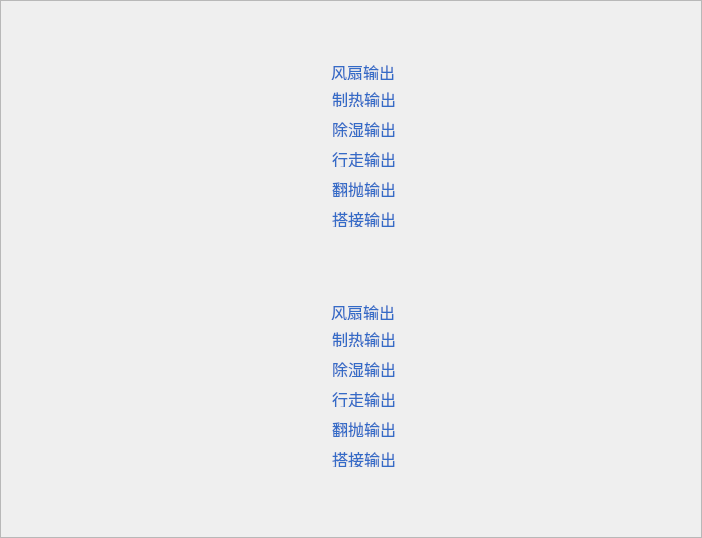
<?xml version="1.0" encoding="UTF-8"?>
<ui version="4.0">
 <class>yhcWatchs</class>
 <widget class="QWidget" name="yhcWatchs">
  <property name="geometry">
   <rect>
    <x>0</x>
    <y>0</y>
    <width>702</width>
    <height>538</height>
   </rect>
  </property>
  <property name="windowTitle">
   <string>Form</string>
  </property>
  <widget class="QFrame" name="frame">
   <property name="geometry">
    <rect>
     <x>0</x>
     <y>0</y>
     <width>702</width>
     <height>538</height>
    </rect>
   </property>
   <property name="styleSheet">
    <string notr="true">background-image: url(:/pic/组37.png);
background-position:center;
background-repeat:no-repeat;</string>
   </property>
   <property name="frameShape">
    <enum>QFrame::StyledPanel</enum>
   </property>
   <property name="frameShadow">
    <enum>QFrame::Raised</enum>
   </property>
   <widget class="YlzsPlate" name="ylzsplateWidget" native="true">
    <property name="geometry">
     <rect>
      <x>17</x>
      <y>3</y>
      <width>260</width>
      <height>260</height>
     </rect>
    </property>
    <property name="autoFillBackground">
     <bool>false</bool>
    </property>
    <property name="styleSheet">
     <string notr="true">background: transparent; </string>
    </property>
   </widget>
   <widget class="WdywPlate" name="wdywplateWidget" native="true">
    <property name="geometry">
     <rect>
      <x>429</x>
      <y>3</y>
      <width>260</width>
      <height>260</height>
     </rect>
    </property>
    <property name="autoFillBackground">
     <bool>false</bool>
    </property>
    <property name="styleSheet">
     <string notr="true">background: transparent; </string>
    </property>
   </widget>
   <widget class="DydlPlate" name="dydlplateWidget" native="true">
    <property name="geometry">
     <rect>
      <x>17</x>
      <y>277</y>
      <width>260</width>
      <height>260</height>
     </rect>
    </property>
    <property name="autoFillBackground">
     <bool>false</bool>
    </property>
    <property name="styleSheet">
     <string notr="true">background: transparent; </string>
    </property>
   </widget>
   <widget class="lrzsPlate" name="zsplateWidget" native="true">
    <property name="geometry">
     <rect>
      <x>429</x>
      <y>277</y>
      <width>260</width>
      <height>260</height>
     </rect>
    </property>
    <property name="autoFillBackground">
     <bool>false</bool>
    </property>
    <property name="styleSheet">
     <string notr="true">background: transparent; </string>
    </property>
   </widget>
   <widget class="QLabel" name="label_8">
    <property name="geometry">
     <rect>
      <x>332</x>
      <y>120</y>
      <width>67</width>
      <height>17</height>
     </rect>
    </property>
    <property name="font">
     <font>
      <pointsize>12</pointsize>
     </font>
    </property>
    <property name="styleSheet">
     <string notr="true">color: rgb(52, 107, 199);
background: transparent; </string>
    </property>
    <property name="text">
     <string>除湿输出</string>
    </property>
   </widget>
   <widget class="QLabel" name="label_9">
    <property name="geometry">
     <rect>
      <x>332</x>
      <y>150</y>
      <width>67</width>
      <height>17</height>
     </rect>
    </property>
    <property name="font">
     <font>
      <pointsize>12</pointsize>
     </font>
    </property>
    <property name="styleSheet">
     <string notr="true">color: rgb(52, 107, 199);
background: transparent; </string>
    </property>
    <property name="text">
     <string>行走输出</string>
    </property>
   </widget>
   <widget class="QLabel" name="label_10">
    <property name="geometry">
     <rect>
      <x>332</x>
      <y>180</y>
      <width>67</width>
      <height>17</height>
     </rect>
    </property>
    <property name="font">
     <font>
      <pointsize>12</pointsize>
     </font>
    </property>
    <property name="styleSheet">
     <string notr="true">color: rgb(52, 107, 199);
background: transparent; </string>
    </property>
    <property name="text">
     <string>翻抛输出</string>
    </property>
   </widget>
   <widget class="QLabel" name="label_5">
    <property name="geometry">
     <rect>
      <x>300</x>
      <y>180</y>
      <width>24</width>
      <height>24</height>
     </rect>
    </property>
    <property name="styleSheet">
     <string notr="true">background: transparent; 
border-image: url(:/pic/输出.png);</string>
    </property>
    <property name="text">
     <string/>
    </property>
   </widget>
   <widget class="QLabel" name="label_2">
    <property name="geometry">
     <rect>
      <x>300</x>
      <y>90</y>
      <width>24</width>
      <height>24</height>
     </rect>
    </property>
    <property name="styleSheet">
     <string notr="true">background: transparent; 
border-image: url(:/pic/制热输出.png);</string>
    </property>
    <property name="text">
     <string/>
    </property>
   </widget>
   <widget class="QLabel" name="label_3">
    <property name="geometry">
     <rect>
      <x>300</x>
      <y>120</y>
      <width>24</width>
      <height>24</height>
     </rect>
    </property>
    <property name="styleSheet">
     <string notr="true">background: transparent; 
border-image: url(:/pic/除湿输出.png);</string>
    </property>
    <property name="text">
     <string/>
    </property>
   </widget>
   <widget class="QLabel" name="label_7">
    <property name="geometry">
     <rect>
      <x>332</x>
      <y>90</y>
      <width>67</width>
      <height>17</height>
     </rect>
    </property>
    <property name="font">
     <font>
      <pointsize>12</pointsize>
     </font>
    </property>
    <property name="styleSheet">
     <string notr="true">color: rgb(52, 107, 199);
background: transparent; </string>
    </property>
    <property name="text">
     <string>制热输出</string>
    </property>
   </widget>
   <widget class="QLabel" name="label_4">
    <property name="geometry">
     <rect>
      <x>300</x>
      <y>150</y>
      <width>24</width>
      <height>24</height>
     </rect>
    </property>
    <property name="styleSheet">
     <string notr="true">background: transparent; 
border-image: url(:/pic/行走.png);</string>
    </property>
    <property name="text">
     <string/>
    </property>
   </widget>
   <widget class="QLabel" name="label_6">
    <property name="geometry">
     <rect>
      <x>331</x>
      <y>63</y>
      <width>67</width>
      <height>17</height>
     </rect>
    </property>
    <property name="font">
     <font>
      <pointsize>12</pointsize>
     </font>
    </property>
    <property name="styleSheet">
     <string notr="true">color: rgb(52, 107, 199);
background: transparent; </string>
    </property>
    <property name="text">
     <string>风扇输出</string>
    </property>
   </widget>
   <widget class="QLabel" name="label">
    <property name="geometry">
     <rect>
      <x>300</x>
      <y>60</y>
      <width>24</width>
      <height>24</height>
     </rect>
    </property>
    <property name="styleSheet">
     <string notr="true">background: transparent; 
border-image: url(:/pic/风扇-(1).png);</string>
    </property>
    <property name="text">
     <string/>
    </property>
   </widget>
   <widget class="QLabel" name="label_11">
    <property name="geometry">
     <rect>
      <x>332</x>
      <y>360</y>
      <width>67</width>
      <height>17</height>
     </rect>
    </property>
    <property name="font">
     <font>
      <pointsize>12</pointsize>
     </font>
    </property>
    <property name="styleSheet">
     <string notr="true">color: rgb(52, 107, 199);
background: transparent; </string>
    </property>
    <property name="text">
     <string>除湿输出</string>
    </property>
   </widget>
   <widget class="QLabel" name="label_12">
    <property name="geometry">
     <rect>
      <x>332</x>
      <y>390</y>
      <width>67</width>
      <height>17</height>
     </rect>
    </property>
    <property name="font">
     <font>
      <pointsize>12</pointsize>
     </font>
    </property>
    <property name="styleSheet">
     <string notr="true">color: rgb(52, 107, 199);
background: transparent; </string>
    </property>
    <property name="text">
     <string>行走输出</string>
    </property>
   </widget>
   <widget class="QLabel" name="label_13">
    <property name="geometry">
     <rect>
      <x>332</x>
      <y>420</y>
      <width>67</width>
      <height>17</height>
     </rect>
    </property>
    <property name="font">
     <font>
      <pointsize>12</pointsize>
     </font>
    </property>
    <property name="styleSheet">
     <string notr="true">color: rgb(52, 107, 199);
background: transparent; </string>
    </property>
    <property name="text">
     <string>翻抛输出</string>
    </property>
   </widget>
   <widget class="QLabel" name="label_14">
    <property name="geometry">
     <rect>
      <x>300</x>
      <y>420</y>
      <width>24</width>
      <height>24</height>
     </rect>
    </property>
    <property name="styleSheet">
     <string notr="true">background: transparent; 
border-image: url(:/pic/输出.png);</string>
    </property>
    <property name="text">
     <string/>
    </property>
   </widget>
   <widget class="QLabel" name="label_15">
    <property name="geometry">
     <rect>
      <x>300</x>
      <y>330</y>
      <width>24</width>
      <height>24</height>
     </rect>
    </property>
    <property name="styleSheet">
     <string notr="true">background: transparent; 
border-image: url(:/pic/制热输出.png);</string>
    </property>
    <property name="text">
     <string/>
    </property>
   </widget>
   <widget class="QLabel" name="label_16">
    <property name="geometry">
     <rect>
      <x>300</x>
      <y>360</y>
      <width>24</width>
      <height>24</height>
     </rect>
    </property>
    <property name="styleSheet">
     <string notr="true">background: transparent; 
border-image: url(:/pic/除湿输出.png);</string>
    </property>
    <property name="text">
     <string/>
    </property>
   </widget>
   <widget class="QLabel" name="label_17">
    <property name="geometry">
     <rect>
      <x>332</x>
      <y>330</y>
      <width>67</width>
      <height>17</height>
     </rect>
    </property>
    <property name="font">
     <font>
      <pointsize>12</pointsize>
     </font>
    </property>
    <property name="styleSheet">
     <string notr="true">color: rgb(52, 107, 199);
background: transparent; </string>
    </property>
    <property name="text">
     <string>制热输出</string>
    </property>
   </widget>
   <widget class="QLabel" name="label_18">
    <property name="geometry">
     <rect>
      <x>300</x>
      <y>390</y>
      <width>24</width>
      <height>24</height>
     </rect>
    </property>
    <property name="styleSheet">
     <string notr="true">background: transparent; 
border-image: url(:/pic/行走.png);</string>
    </property>
    <property name="text">
     <string/>
    </property>
   </widget>
   <widget class="QLabel" name="label_19">
    <property name="geometry">
     <rect>
      <x>331</x>
      <y>303</y>
      <width>67</width>
      <height>17</height>
     </rect>
    </property>
    <property name="font">
     <font>
      <pointsize>12</pointsize>
     </font>
    </property>
    <property name="styleSheet">
     <string notr="true">color: rgb(52, 107, 199);
background: transparent; </string>
    </property>
    <property name="text">
     <string>风扇输出</string>
    </property>
   </widget>
   <widget class="QLabel" name="label_20">
    <property name="geometry">
     <rect>
      <x>300</x>
      <y>300</y>
      <width>24</width>
      <height>24</height>
     </rect>
    </property>
    <property name="styleSheet">
     <string notr="true">background: transparent; 
border-image: url(:/pic/风扇-(1).png);</string>
    </property>
    <property name="text">
     <string/>
    </property>
   </widget>
   <widget class="QLabel" name="label_21">
    <property name="geometry">
     <rect>
      <x>300</x>
      <y>210</y>
      <width>24</width>
      <height>24</height>
     </rect>
    </property>
    <property name="styleSheet">
     <string notr="true">background: transparent; 
border-image: url(:/pic/搭接.png);</string>
    </property>
    <property name="text">
     <string/>
    </property>
   </widget>
   <widget class="QLabel" name="label_22">
    <property name="geometry">
     <rect>
      <x>332</x>
      <y>210</y>
      <width>67</width>
      <height>17</height>
     </rect>
    </property>
    <property name="font">
     <font>
      <pointsize>12</pointsize>
     </font>
    </property>
    <property name="styleSheet">
     <string notr="true">color: rgb(52, 107, 199);
background: transparent; </string>
    </property>
    <property name="text">
     <string>搭接输出</string>
    </property>
   </widget>
   <widget class="QLabel" name="label_23">
    <property name="geometry">
     <rect>
      <x>300</x>
      <y>450</y>
      <width>24</width>
      <height>24</height>
     </rect>
    </property>
    <property name="styleSheet">
     <string notr="true">background: transparent; 
border-image: url(:/pic/搭接.png);</string>
    </property>
    <property name="text">
     <string/>
    </property>
   </widget>
   <widget class="QLabel" name="label_24">
    <property name="geometry">
     <rect>
      <x>332</x>
      <y>450</y>
      <width>67</width>
      <height>17</height>
     </rect>
    </property>
    <property name="font">
     <font>
      <pointsize>12</pointsize>
     </font>
    </property>
    <property name="styleSheet">
     <string notr="true">color: rgb(52, 107, 199);
background: transparent; </string>
    </property>
    <property name="text">
     <string>搭接输出</string>
    </property>
   </widget>
  </widget>
 </widget>
 <customwidgets>
  <customwidget>
   <class>YlzsPlate</class>
   <extends>QWidget</extends>
   <header>ylzsplate.h</header>
   <container>1</container>
  </customwidget>
  <customwidget>
   <class>WdywPlate</class>
   <extends>QWidget</extends>
   <header>wdywplate.h</header>
   <container>1</container>
  </customwidget>
  <customwidget>
   <class>DydlPlate</class>
   <extends>QWidget</extends>
   <header>dydlplate.h</header>
   <container>1</container>
  </customwidget>
  <customwidget>
   <class>lrzsPlate</class>
   <extends>QWidget</extends>
   <header>lrzsplate.h</header>
   <container>1</container>
  </customwidget>
 </customwidgets>
 <resources/>
 <connections/>
</ui>
